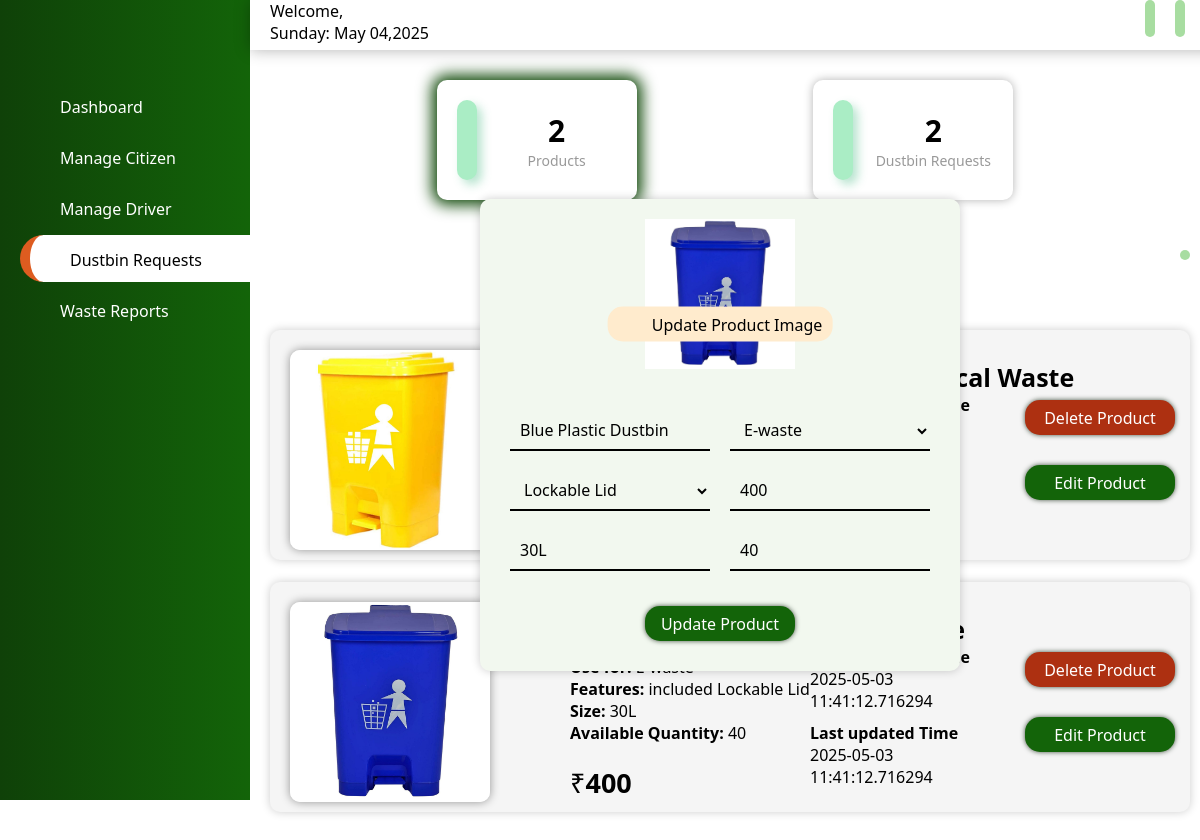
The app's page /admin/dashboard.php?edit=10 (signed in) with its own data.
### tables this page shows
CREATE TABLE `dustbin` (
  `id` int(11) UNSIGNED NOT NULL,
  `name` varchar(30) NOT NULL,
  `image` varchar(100) NOT NULL,
  `size` varchar(10) NOT NULL,
  `type` varchar(30) NOT NULL,
  `stock` varchar(10) NOT NULL,
  `price` varchar(10) NOT NULL,
  `features` varchar(20) NOT NULL,
  `createTime` timestamp(6) NOT NULL DEFAULT current_timestamp(6),
  `updateTime` timestamp(6) NOT NULL DEFAULT current_timestamp(6) ON UPDATE current_timestamp(6),
  `latitude` varchar(50) DEFAULT NULL,
  `longitude` varchar(50) DEFAULT NULL
);

### admin/dashboard.php (the view, shortened to what this page needs)
<?php
include '../main/db_connect.php';
$username = $_SESSION['user']['username'];
$sql= "SELECT * FROM `admin` WHERE `username` = '$username'";
$result = $conn->query($sql);
$admin = $result->fetch_assoc();
function getTotalDustbin($conn) {
    $totalCitizens = "SELECT COUNT(*) AS total FROM dustbin";
    $citizens = $conn->query($totalCitizens);
    $rows = $citizens->fetch_assoc();
    return $rows['total'];
}
function getTotalOrderRequest($conn) {
    $totalCitizens = "SELECT COUNT(*) AS total FROM orders WHERE order_status = 'Processing'";
    $citizens = $conn->query($totalCitizens);
    $rows = $citizens->fetch_assoc();
    return $rows['total'];
}
function getTotalDrivers($conn){
    $pendingDriver = "SELECT * FROM driver WHERE isVerified = 1 AND isBlocked = 0";
    $drivers = $conn->query($pendingDriver);
    $totalDrive = 0;
    while($rows = $drivers->fetch_assoc()){
        $totalDrive++;
    }
    return $totalDrive;
}
function getTotalUnverfied($conn){
    $pendingDriver = "SELECT * FROM `driver` WHERE isVerified = 0";
    $drivers = $conn->query($pendingDriver);
    $totalDrive = 0;
    while($rows = $drivers->fetch_assoc()){
        $totalDrive++;
    }
    return $totalDrive;
}
?>
<!DOCTYPE html>
<html lang="en">
<head>
    <link rel="stylesheet" href="\Garbage_management_system\admin\dashboard.css?v=<?= time(); ?>">
    <link rel="stylesheet" href="\Garbage_management_system\admin\dustbin_detail.css?v=<?= time(); ?>">
    <link rel="stylesheet" href="\Garbage_management_system\admin\add_product.css?v=<?= time(); ?>">
    <link rel="stylesheet" href="\Garbage_management_system\admin\dustbin_order.css?v=<?= time(); ?>">
    <link rel="stylesheet" href="//cdn.datatables.net/2.2.2/css/dataTables.dataTables.min.css">
</head>
<body>
    <div class="main">
        <div class="menu">
            <a id="1" class="menu-item active" onclick="showPage('dashboard'), activeMenu('1'), removeHash()">
                <span class="title">
                    Dashboard
                </span>
            </a>
            <a id="2" class="menu-item" onclick="showPage('citizen'), activeMenu('2'), removeHash()">
                <span class="title">
                    Manage Citizen
                </span>
            </a>
            <a id="3" class="menu-item"
                onclick="showPage('driver'), activeMenu('3'), showDriverDetails('overall'), Un_selectBox(), removeHash()">
                <span class="title">
                    Manage Driver
                </span>
            </a>
            <a id="4" class="menu-item"
                onclick="showPage('dustbin'), activeMenu('4'), showDustbinDetails('dustbinDashboard'), removeHash(), Un_selectBox()">
                <span class="title">
                    Dustbin Requests
                </span>
            </a>
            <a id="5" class="menu-item" onclick="toggleSubMenu('complain-sub-menu'), removeHash()">
                <span class="title">
                    Waste Reports
                </span>
            </a>
        </div>
        <div class="container">
            <nav class="navbar">
                <div class="user" style="margin-left: 20px;">
                    <span class="welcome">
                        <span class="name">
                            <?php echo "<p>Welcome, " . $admin['username'] . "</p>"; ?>
                        </span>
                        <span class="time">
                            <?php echo date("l: F d,Y"); ?>
                        </span>
                    </span>
                </div>
                <div class="top-box">
                    <div class="notification">
                        <ion-icon name="notifications-outline" id="notification-icon"></ion-icon>
                        <?php
                            if(getTotalUnverfied($conn) > 0){
                                echo "<ion-icon class='alert' name='ellipse'></ion-icon>";
                            }
                        ?>
                    </div>
                    <div class="logout" onclick="window.location.href='/Garbage_management_system/admin/log_out.php'">
                        <ion-icon name="log-out-outline"></ion-icon>
                    </div>
                </div>
            </nav>
            <div class="body">
                                <?php echo getTotalDrivers($conn); ?>
                    <link rel="stylesheet" href="https://unpkg.com/leaflet@1.9.4/dist/leaflet.css" />
                <div id="dustbin" class="body-item">
                    <div class="box-items">
                        <div id="dustbin_add" class="box"
                            onclick="showDustbinDetails('dustbinProducts'),selectedBox('dustbin_add')">
                            <span class="icon">
                            </span>
                            <span class="number">
                                <?php echo getTotalDustbin($conn); ?>
                                <p>Products</p>
                            </span>
                        </div>
                        <div id="dustbin_request" class="box"
                            onclick="showDustbinDetails('dustbinOrder'),selectedBox('dustbin_request')">
                            <span class="icon">
                            </span>
                            <span class="number">
                                <?php echo getTotalOrderRequest($conn); ?>
                                <p>Dustbin Requests</p>
                            </span>
                        </div>
                    </div>
                    <div class="dustbinDetails">
                        <div id="dustbinProducts" class="detail">
                            <section class="add">
                                <div id="add-product-icon">
                                    <ion-icon name="add"></ion-icon>
                                </div>
                            </section>
                            <section class="show">
                                <?php
                                    $sql = "SELECT * FROM `dustbin`";
                                    $res = $conn->query($sql);
                                    if($res->num_rows > 0){
                                        while($rows = $res->fetch_assoc()){
                                            echo
                                                    "<div id='product' class='product-container'>
                                                        <div class='product-box img'>
                                                            <img src='/Garbage_management_system/photos/admin_img/{$rows['image']}' height = '200px' alt='product image'>
                                                        </div>
                                                        <div class='product-box first'>
                                                            <div class='productDetails name'><strong>{$rows['name']} for {$rows['type']}</strong></div>
                                                            <div class='productDetails '><strong>Use for:</strong> {$rows['type']}</div>
                                                            <div class='productDetails '><strong>Features:</strong> included {$rows['features']}</div>
                                                            <div class='productDetails '><strong>Size: </strong>{$rows['size']}</div>
                                                            <div class='productDetails '><strong>Available Quantity: </strong>{$rows['stock']}</div>
                                                            <div class='productDetails price'>&#8377;<strong>{$rows['price']}</strong></div>
                                                            </div>
                                                        <div class='product-box time'>
                                                            <div class='productDetails price'><strong>Product added Time</strong><p>{$rows['createTime']}</p></div>
                                                            <div class='productDetails price'><strong>Last updated Time</strong><p>{$rows['updateTime']}</p></div>
                                                        </div>
                                                        <div class='product-box right'>
                                                            <button class='add-product-btn delete' onclick=\"return confirm('are your sure you want to delete this?');\"><a href='reject.php?table=dustbin&id=" . $rows['id'] . "'>Delete Product</a></button>
                                                            <button onclick=\" selectedBox('dustbin_request')\" name='edit_roduct' class='add-product-btn edit' id='requestEditProduct'><a href='dashboard.php?edit=". $rows["id"] ."'>Edit Product</a></button>
                                                        </div>
                                                    </div><br>";
                                        }
                                    }
                                ?>
                            </section>
                            <section id="edit_product" class="edit_product">
                                <?php
                                    if(isset($_GET['edit'])){
                                        $edit_id = $_GET['edit'];
                                        $edit_query = "SELECT * FROM `dustbin` WHERE id = $edit_id";
                                        $edit_result = $conn->query($edit_query);
                                        if($edit_result->num_rows > 0){
                                          while($rows = $edit_result->fetch_assoc()){
                                ?>
                                <form id="editProductForm" class="form-container" method="POST" action="edit_product.php"
                                enctype="multipart/form-data">
                                    <div class="form-box img" style="background-image: url(/Garbage_Management_System/photos/admin_img/<?= $rows['image']?>)">
                                        <label for="file-upload" class="upload-label">
                                            <p id="file-name"> Update Product Image</p>
                                        </label>
                                    </div><br>
                                    <div class="upper-form-box">
                                    <div class="form-box">
                                        <input class="form-input" type="text" name="name"
                                            placeholder="Enter the Product Name" value="<?= $rows['name'] ?>" required>
                                        <select class="form-input" name="features" required>
                                            <option value="<?= $rows['features'] ?>"><?= $rows['features'] ?></option>
                                        </select>
                                        <input class="form-input" type="text" name="size"
                                            oninput="this.value = this.value.replace(/[^L0-9]/g,'')"
                                            placeholder="Size (e.g. 10L,20L,50L)" value="<?= $rows['size'] ?>" required>
                                    </div>
                                    <div class="form-box">
                                        <select class="form-input" name="type" required>
                                            <option value="<?= $rows['type'] ?>"><?= $rows['type'] ?></option>
                                        </select>
                                        <input class="form-input" type="number" name="price" placeholder="Price"
                                        value="<?= $rows['price'] ?>" required>
                                        <input class="form-input" type="number" name="quantity"
                                            oninput="this.value = this.value.replace(/[^L0-9]/g,'')"
                                            placeholder="Quantity Available" value="<?= $rows['stock'] ?>" required>
                                    </div>
                                          </div>
                                        <button id="editiProductBtn" class="add-product-btn" type="submit" name="edit_product">Update
                                            Product</button>
                                </form>
                                <?php
                                            };
                                        };
                                    };
                                ?>
                            </section>
                        </div>
                    </div>
                </div>
            </div>
        </div>
    </div>
<link rel="stylesheet" href="https://unpkg.com/leaflet@1.9.3/dist/leaflet.css" />
</body>
</html>

### records on screen
dustbin: image (picture), type "Medical Waste"
dustbin: image (picture), features "Lockable Lid", size "30L", stock "40", price "400", createTime "2025-05-03 11:41:12.716294", updateTime "2025-05-03 11:41:12.716294", name "Blue Plastic Dustbin", type "E-waste", quantity "40"

### other values on screen
getTotalDustbin($conn) "2"
getTotalOrderRequest($conn) "2"
